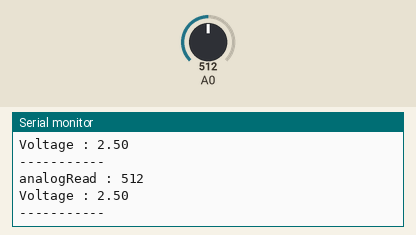
Simulated run of this sketch. Board: Arduino Uno, built with avr-gcc and run on an emulated ATmega328P. Shown: the last lines printed to the serial monitor. The test bench sets the inputs (shaded band); at power-on: A0 = 512.

Above: at 1.8 s.
1.9 s: A0 set to 716
At 2.8 s:
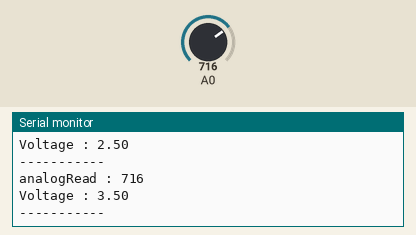
3.4 s: A0 set to 900
At 4.8 s:
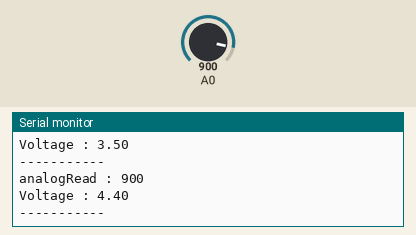
Timing chart, 0 to 6.4 s (numbered marks = the images above; inputs shaded):
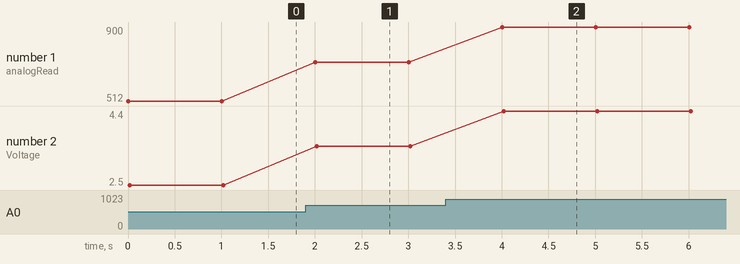

Measured:
- after the input at 1.9 s, the serial monitor: prints a new line after 0.10 s (image 1)
- after the input at 3.4 s, the serial monitor: prints a new line after 0.60 s (image 2)
- plotted number 1: 512 → 716 after the input at 1.9 s, 716 → 900 after the input at 3.4 s
- plotted number 2: 2.5 → 3.5 after the input at 1.9 s, 3.5 → 4.4 after the input at 3.4 s

The sketch:

cds_LED.ino
```cpp
void setup() {
  Serial.begin(9600);
  pinMode(A0, INPUT);
}

int cnt = 0;

void loop() {
  int analog = analogRead(A0);
  float v = (float)analog * 5 / 1023;

  Serial.print("analogRead : ");
  Serial.println(analog);
  Serial.print("Voltage : ");
  Serial.println(v);
  Serial.println("-----------");
  cnt += 5;
  delay(1000);
}
```
